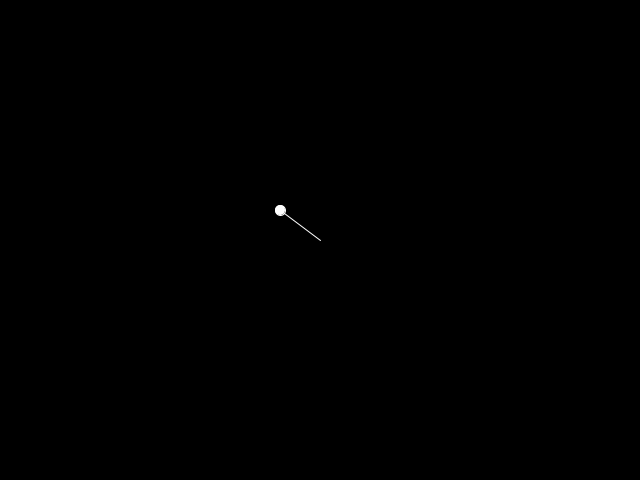
Frame 1 (no input)
Frame 60 (the mouse pressed at the canvas centre just before this capture): identical to frame 1, image omitted
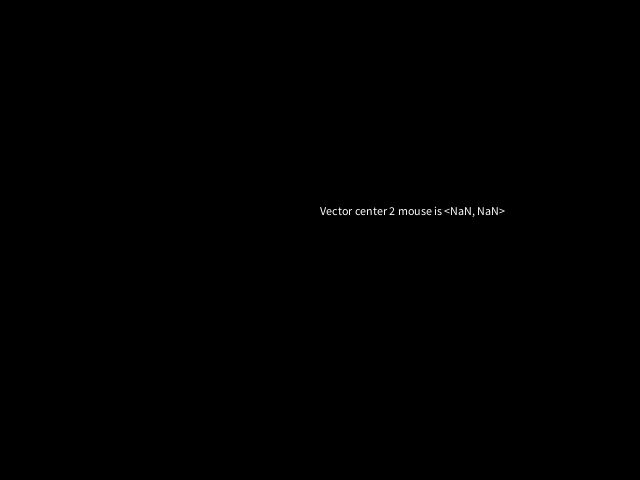
Frame 120 (the mouse held since frame 60 and released just before this capture)

The Processing sketch that drew these frames (run headless with seeded random() and noise(); from frame 60 on, the mouse is pressed at the canvas centre):

// Processing sketch: sketch_07_vector_to_mouse_center_normalized
// ── sketch_07_vector_to_mouse_center_normalized.pde
PVector offset, c2mouse;

void setup() {
  offset = new PVector(0, -25);
  c2mouse = new PVector(); 
  size(640, 480);
}

void draw() {
  background(#000000);
  stroke(#FFFFFF);
  // set the vector:
  c2mouse.x = mouseX-320;
  c2mouse.y = mouseY-240;
  // normalize:
  float vLength = sqrt(c2mouse.x*c2mouse.x 
      + c2mouse.y*c2mouse.y);
  c2mouse.x = c2mouse.x/vLength;
  c2mouse.y = c2mouse.y/vLength;
  // set the label:
  text("Vector center 2 mouse is <"+c2mouse.x+", "+c2mouse.y+">", 
    mouseX + offset.x, mouseY+ offset.y);

  // paint the vector
  float scalar = 50;
  ellipse(320+c2mouse.x*scalar, 240+c2mouse.y*scalar, 10, 10);
  line (320, 240, 320+c2mouse.x*scalar, 240+c2mouse.y*scalar);
  
}
